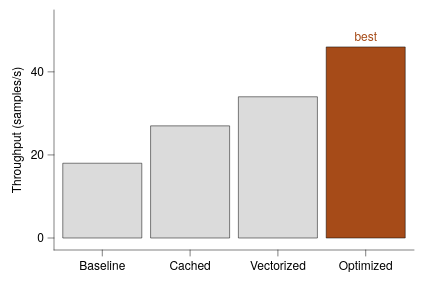

Vega-Lite specification stored for this chart:
### Vega-Lite specification from a JSON file in a GitHub repository (floating-point values rounded to 4 significant figures)
{"background": null, "config": {"arc": {"fill": "#DBDBDB", "fillOpacity": 1.0, "innerRadius": 30.0, "padAngle": 0.03, "stroke": "black", "strokeOpacity": 1, "strokeWidth": 0.25}, "area": {"fill": "#DBDBDB", "fillOpacity": 1.0, "stroke": "black", "strokeOpacity": 1, "strokeWidth": 0.25}, "axis": {"domain": true, "domainCap": "round", "domainColor": "black", "domainWidth": 0.25, "grid": false, "gridCap": "round", "gridColor": "#F1F1F1", "gridDash": [0, 0], "gridOpacity": 1.0, "gridWidth": 0.25, "labelColor": "black", "labelFont": "Helvetica Neue, HelveticaNeue, Helvetica, Arial, sans-serif", "labelFontSize": 6, "labelFontStyle": "normal", "labelFontWeight": 400, "offset": 0, "ticks": true, "tickCap": "round", "tickColor": "black", "tickRound": false, "tickSize": 3.0, "tickWidth": 0.25, "titleColor": "black", "titleFont": "Helvetica Neue, HelveticaNeue, Helvetica, Arial, sans-serif", "titleFontSize": 6, "titleFontStyle": "normal", "titleFontWeight": 400}, "axisX": {"domain": true, "labelAlign": "center", "labelAngle": 0, "labels": true, "ticks": true, "translate": 0}, "axisY": {"domain": true, "labelAlign": "right", "labelAngle": 0, "labels": true, "ticks": true, "translate": 0}, "axisRight": {"domain": true, "labelAlign": "left", "labelAngle": 0, "labels": true, "ticks": true, "translate": 0}, "axisTop": {"domain": true, "labelAlign": "center", "labelAngle": 0, "labels": true, "ticks": true, "translate": 0}, "axisBand": {"tickOffset": 0}, "bar": {"fill": "#DBDBDB", "fillOpacity": 1.0, "stroke": "black", "strokeOpacity": 1, "strokeWidth": 0.25}, "boxplot": {"size": 10.8, "ticks": {"cornerRadius": 0.25, "fill": "black", "opacity": 1, "size": 5.4, "thickness": 0.25}, "box": {"fillOpacity": 1.0, "stroke": "black", "strokeOpacity": 1, "strokeWidth": 0.25}, "median": {"cornerRadius": 0, "fill": "black", "fillOpacity": 1.0, "opacity": 1, "size": 10.8, "thickness": 0.25}, "rule": {"fill": "black", "fillOpacity": 1.0, "size": 12.0, "stroke": "black", "strokeDash": [0, 0], "strokeOpacity": 1, "strokeWidth": 0.25}, "outliers": {"color": "black", "fill": "black", "fillOpacity": 1.0, "size": 0, "stroke": "black", "strokeOpacity": 1, "strokeWidth": 0.25}}, "circle": {"fill": "black", "fillOpacity": 1.0, "size": 1.5, "stroke": null, "strokeOpacity": 1, "strokeWidth": 0.25}, "errorband": {"band": {"fillOpacity": 0.6, "stroke": null, "strokeWidth": 0.25, "strokeOpacity": 1}, "borders": {"opacity": 0, "strokeOpacity": 1, "strokeWidth": 0.25}}, "errorbar": {"opacity": 1, "rule": {"strokeDash": [0, 0], "strokeWidth": 0.25}, "ticks": {"color": "black", "cornerRadius": 0.125, "opacity": 1, "size": 7.2, "thickness": 0.25}, "thickness": 0.25}, "font": "Helvetica Neue, HelveticaNeue, Helvetica, Arial, sans-serif", "geoshape": {"fill": "#DBDBDB", "fillOpacity": 1.0, "stroke": "black", "strokeOpacity": 1, "strokeWidth": 0.25}, "header": {"labelColor": "black", "labelFont": "Helvetica Neue, HelveticaNeue, Helvetica, Arial, sans-serif", "labelFontSize": 6, "labelFontStyle": "normal", "labelFontWeight": 400, "titleColor": "black", "titleFont": "Helvetica Neue, HelveticaNeue, Helvetica, Arial, sans-serif", "titleFontSize": 6, "titleFontStyle": "normal", "titleFontWeight": 400, "titlePadding": 0}, "legend": {"disable": false, "offset": 4.5, "titlePadding": 4, "labelOffset": 2, "gradientLabelOffset": 2, "columnPadding": 4, "rowPadding": 2, "gradientThickness": 5, "gradientOpacity": 1.0, "gradientStrokeColor": "black", "gradientStrokeWidth": 0.25, "labelColor": "black", "labelFont": "Helvetica Neue, HelveticaNeue, Helvetica, Arial, sans-serif", "labelFontSize": 6, "labelFontStyle": "normal", "labelFontWeight": 400, "strokeColor": "black", "strokeWidth": 0, "symbolSize": 36, "symbolStrokeColor": "black", "symbolStrokeWidth": 0.25, "titleColor": "black", "titleFont": "Helvetica Neue, HelveticaNeue, Helvetica, Arial, sans-serif", "titleFontSize": 6, "titleFontStyle": "normal", "titleFontWeight": 400}, "line": {"color": "black", "stroke": "black", "strokeCap": "butt", "strokeDash": [0, 0], "strokeOpacity": 1, "strokeWidth": 0.5}, "point": {"filled": true, "fill": "#DBDBDB", "fillOpacity": 1.0, "size": 6.0, "stroke": "black", "strokeOpacity": 1, "strokeWidth": 0.25}, "range": {"category": ["#B2B2B2", "#4A7CD3", "#008542", "#664CAF", "#509F98", "#636363", "#284F93", "#005226", "#382864", "#285753"], "diverging": {"scheme": ["#443E60", "#5F597E", "#7C759B", "#9994B6", "#B7B4CC", "#D6D5DC", "#F6F6F6", "#D1DAD9", "#A4C2BF", "#7AA9A4", "#578E89", "#37736E", "#1B5954"]}, "heatmap": {"scheme": ["#440154", "#472270", "#433E82", "#38598C", "#2C728E", "#238A8D", "#24A086", "#39B578", "#5DC862", "#96D646", "#CAE02D", "#FDE724"]}, "ordinal": {"scheme": ["#F1F1F1", "#DBDBDB", "#C6C6C6", "#B2B2B2", "#9D9D9D", "#898989", "#767676", "#636363", "#515151", "#404040", "#2F2F2F", "#1F1F1F"]}, "ramp": {"scheme": ["#440154", "#472270", "#433E82", "#38598C", "#2C728E", "#238A8D", "#24A086", "#39B578", "#5DC862", "#96D646", "#CAE02D", "#FDE724"]}}, "rule": {"color": "black", "stroke": "black", "strokeCap": "round", "strokeDash": [2, 2], "strokeOpacity": 1, "strokeWidth": 0.25}, "scale": {"barBandPaddingInner": 0.1, "rectBandPaddingInner": 0, "tickBandPaddingInner": 0.1, "bandPaddingOuter": 0.1, "bandWithNestedOffsetPaddingInner": 0.2, "bandWithNestedOffsetPaddingOuter": 0.2, "offsetBandPaddingInner": 0, "offsetBandPaddingOuter": 0, "continuousPadding": 6.0, "round": false}, "rect": {"fill": "#DBDBDB", "fillOpacity": 1.0, "stroke": "black", "strokeOpacity": 1, "strokeWidth": 0.25}, "square": {"fill": "#DBDBDB", "fillOpacity": 1.0, "size": 12.0, "stroke": "black", "strokeOpacity": 1, "strokeWidth": 0.25}, "text": {"color": "black", "font": "Helvetica Neue, HelveticaNeue, Helvetica, Arial, sans-serif", "fontSize": 6, "fontStyle": "normal", "fontWeight": 400}, "tick": {"color": "black", "cornerRadius": 0.125, "opacity": 1.0, "size": 10.8, "thickness": 0.25}, "title": {"anchor": "middle", "frame": "group", "color": "black", "font": "Helvetica Neue, HelveticaNeue, Helvetica, Arial, sans-serif", "fontSize": 6, "fontStyle": "normal", "fontWeight": 400, "subtitleColor": "black", "subtitleFont": "Helvetica Neue, HelveticaNeue, Helvetica, Arial, sans-serif", "subtitleFontSize": 6, "subtitleFontStyle": "normal", "subtitleFontWeight": 400}, "trail": {"color": "black", "opacity": 1, "size": 0.5}, "view": {"continuousWidth": 180, "continuousHeight": 120, "discreteWidth": 180, "discreteHeight": 120, "fill": null, "stroke": null, "strokeWidth": 0.25}}, "layer": [{"data": {"name": "data-8a859323cbe0425fbe6079b9581a62f2"}, "mark": {"type": "bar"}, "encoding": {"x": {"field": "pipeline", "sort": ["Baseline", "Cached", "Vectorized", "Optimized"], "title": null, "type": "nominal"}, "y": {"field": "throughput", "scale": {"domain": [0, 52], "nice": false}, "title": "Throughput (samples/s)", "type": "quantitative"}}}, {"data": {"name": "data-7430e01e143d96209e0a8c5dbbfddfe4"}, "mark": {"type": "bar", "color": "#A64B18"}, "encoding": {"x": {"field": "pipeline", "sort": ["Baseline", "Cached", "Vectorized", "Optimized"], "title": null, "type": "nominal"}, "y": {"field": "throughput", "scale": {"domain": [0, 52], "nice": false}, "title": "Throughput (samples/s)", "type": "quantitative"}}}, {"data": {"name": "data-7430e01e143d96209e0a8c5dbbfddfe4"}, "mark": {"type": "text", "color": "#A64B18", "dy": -5, "text": "best"}, "encoding": {"x": {"field": "pipeline", "sort": ["Baseline", "Cached", "Vectorized", "Optimized"], "title": null, "type": "nominal"}, "y": {"field": "throughput", "scale": {"domain": [0, 52], "nice": false}, "title": "Throughput (samples/s)", "type": "quantitative"}}}], "$schema": "https://vega.github.io/schema/vega-lite/v6.4.1.json", "datasets": {"data-8a859323cbe0425fbe6079b9581a62f2": [{"pipeline": "Baseline", "throughput": 18, "status": "reference"}, {"pipeline": "Cached", "throughput": 27, "status": "reference"}, {"pipeline": "Vectorized", "throughput": 34, "status": "reference"}], "data-7430e01e143d96209e0a8c5dbbfddfe4": [{"pipeline": "Optimized", "throughput": 46, "status": "selected"}]}}
